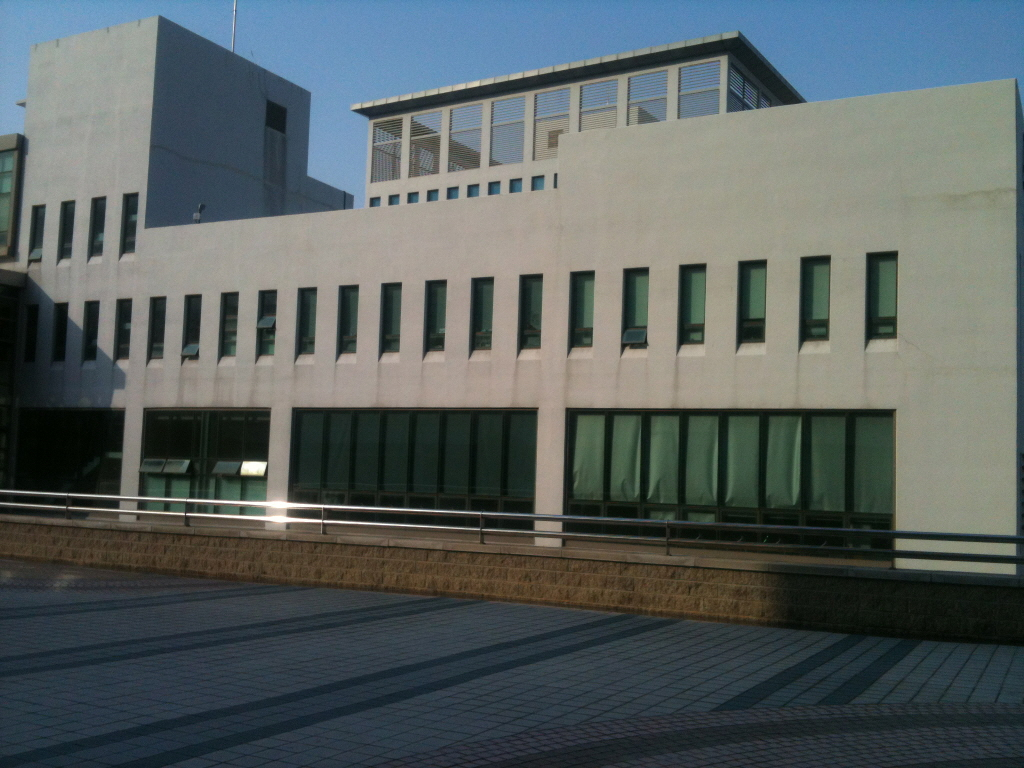
#> input picture chap/chap1.4/dsu7.jpg, 1024 x 768 px
$ jupyter execute chap1413.ipynb
#> lines starting #> are read from the running program, lines starting #| are printed output that depends on the picture; after the words box and inside, x2 and y2 are one past the last pixel; in counts of white or black regions, pixels touching at a corner belong together
[cell 1]
import cv2
import numpy as np
from matplotlib import pyplot as plt

[cell 2]
gray = cv2.imread('dsu7.jpg',0)
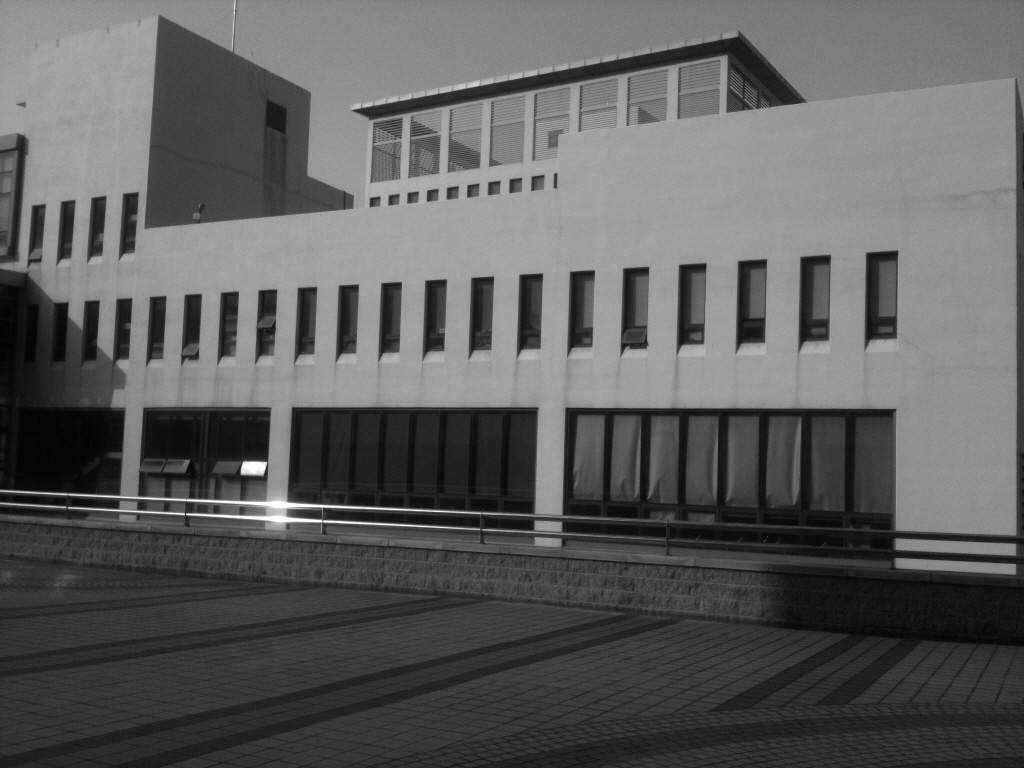
#> gray: shape (768, 1024); min 0, max 255, mean 93.7

[cell 3]
edges = cv2.Canny(gray,150,200,apertureSize = 3)
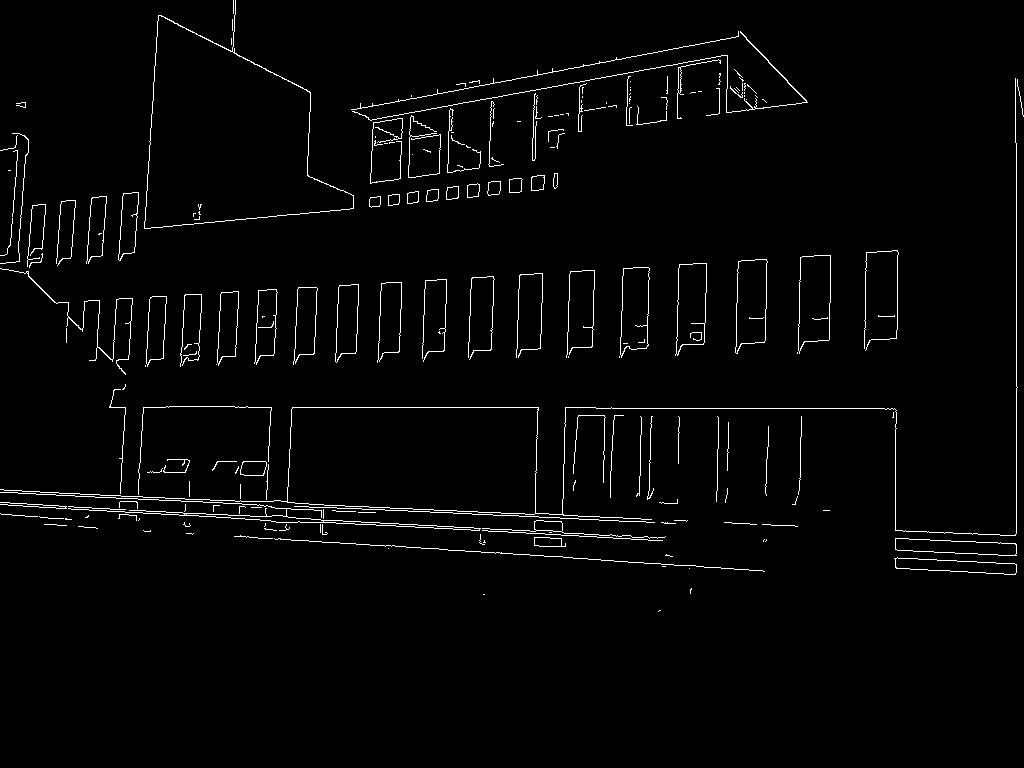
#> edges: shape (768, 1024); 2.1% white in thin lines or dots, all inside (x1, y1, x2, y2) = (0, 0, 1024, 612)

[cell 4]
plt.figure(figsize=(30,45))
plt.subplot(121),plt.imshow(gray,cmap = 'gray')
plt.title('gray'), plt.xticks([]), plt.yticks([])
plt.subplot(122),plt.imshow(edges,cmap = 'gray')
plt.title('edges'), plt.xticks([]), plt.yticks([])
plt.show()
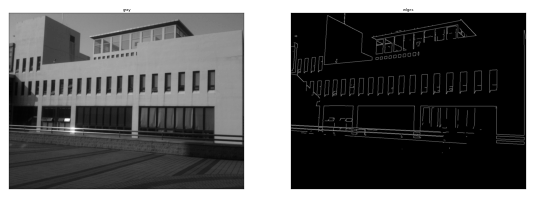
#> figure drawn by matplotlib, 2 panels

[cell 5]
lines = cv2.HoughLines(edges,1,np.pi/180,150)
#> lines = 22 rows, first 8: [502, 1.62], [1016, 0], [504, 1.62], [407, 1.57], [488, 1.62], [516, 1.64], [490, 1.62], [176, 1.38]
lines.shape[0]
#> Out = 22

[cell 6]
img = cv2.imread('dsu7.jpg')
#> img is the input picture: shape (768, 1024, 3); mean B, G, R 95.7, 96.2, 88.1
for i in range(lines.shape[0]):
    for rho,theta in lines[i]:
        a = np.cos(theta)
        b = np.sin(theta)
        x0 = a*rho
        y0 = b*rho
        x1 = int(x0 + 1000*(-b))
        y1 = int(y0 + 1000*(a))
        x2 = int(x0 - 1000*(-b))
        y2 = int(y0 - 1000*(a))
        cv2.line(img,(x1,y1),(x2,y2),(0,0,255),2)
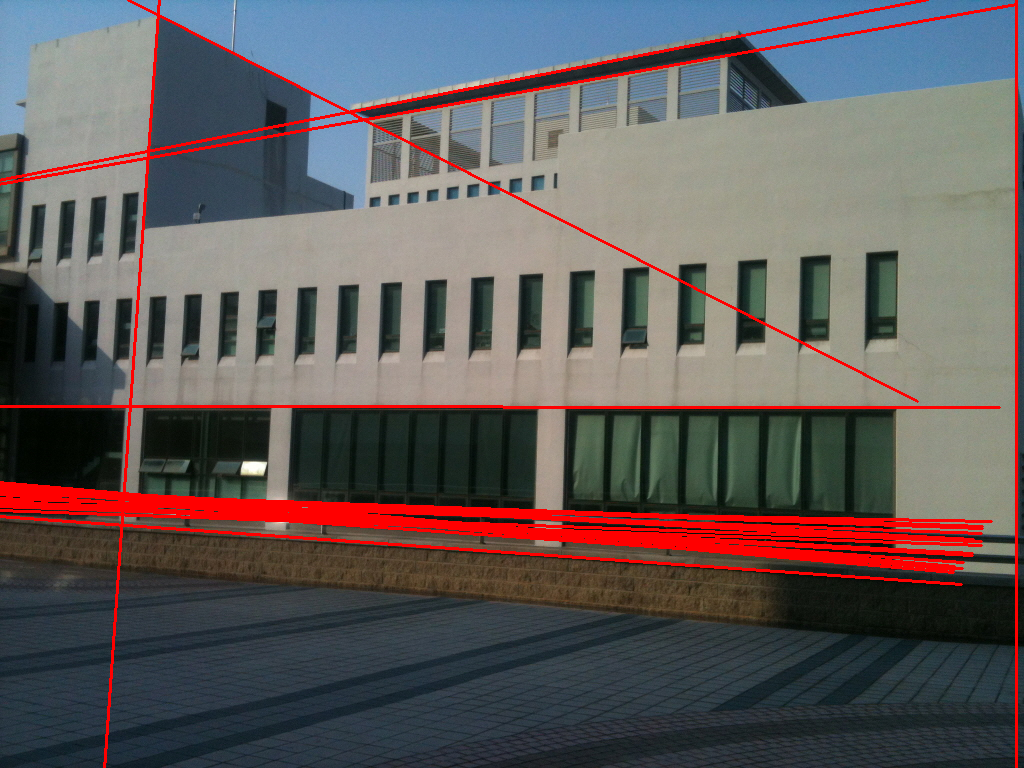
#> img: shape (768, 1024, 3); 5.82% of pixels changed, all inside (x1, y1, x2, y2) = (0, 0, 1018, 768)
cv2.imwrite('houghlines3.jpg',img)
#> Out = True

[cell 7]
plt.figure(figsize=(30,45))
plt.subplot(121),plt.imshow(gray,cmap = 'gray')
plt.title('gray'), plt.xticks([]), plt.yticks([])
plt.subplot(122),plt.imshow(img,cmap = 'gray')
plt.title('edges'), plt.xticks([]), plt.yticks([])
plt.show()
#> figure, not shown here; B, G, R data is drawn as R, G, B

[cell 8]
def nothing(x):
    pass

[cell 9]
cv2.namedWindow('image')
cv2.createTrackbar('threshold', 'image', 100, 500, nothing)
cv2.createTrackbar('number', 'image', 1, 100, nothing)
font = cv2.FONT_HERSHEY_SIMPLEX
#> font = 0
while(1):
    k = cv2.waitKey(1) & 0xFF
#> (key Esc is pressed here)
    if k == 27:
        break
    threshold = cv2.getTrackbarPos('threshold', 'image')
    number = cv2.getTrackbarPos('number', 'image')
    lines = cv2.HoughLines(edges, 1, np.pi/180, threshold)
    img_rgb = cv2.imread('dsu7.jpg')
    numbers = number
    if(lines.shape[0]<number):
        numbers = lines.shape[0]
    msg = "numbers:"+str(lines.shape[0])
    cv2.putText(img_rgb, msg, (10, 30), font, 0.5, (255,255,255), 1, cv2.LINE_AA)
    for i in range(numbers):
        for rho,theta in lines[i]:
            a = np.cos(theta)
            b = np.sin(theta)
            x0 = a*rho
            y0 = b*rho
            x1 = int(x0 + 1000*(-b))
            y1 = int(y0 + 1000*(a))
            x2 = int(x0 - 1000*(-b))
            y2 = int(y0 - 1000*(a))
            cv2.line(img_rgb,(x1,y1),(x2,y2),(0,0,255),2)
    cv2.imshow('image',img_rgb)
cv2.destroyAllWindows()

## Probabilistic Hough Transform

[cell 10]
def nothing(x):
    pass

[cell 11]
cv2.namedWindow('image')
cv2.createTrackbar('minLineLength', 'image', 1, 500, nothing)
cv2.createTrackbar('maxLineGap', 'image', 1, 500, nothing)
cv2.createTrackbar('number', 'image', 1, 500, nothing)
font = cv2.FONT_HERSHEY_SIMPLEX
while(1):
    k = cv2.waitKey(1) & 0xFF
#> (key Esc is pressed here)
